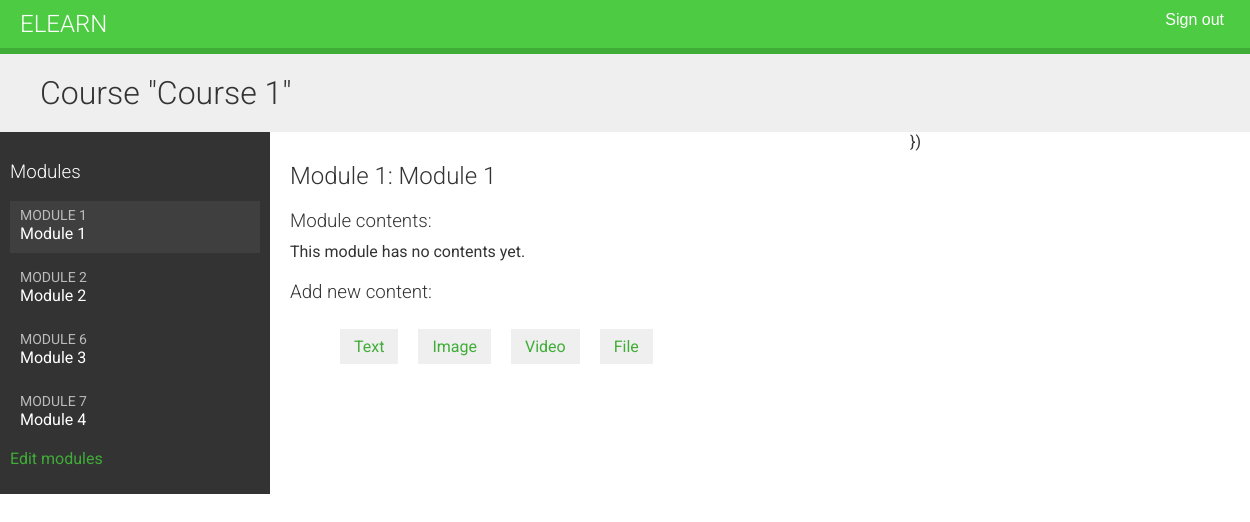
The page /course/module/1/ (signed in) on the database as committed earlier.
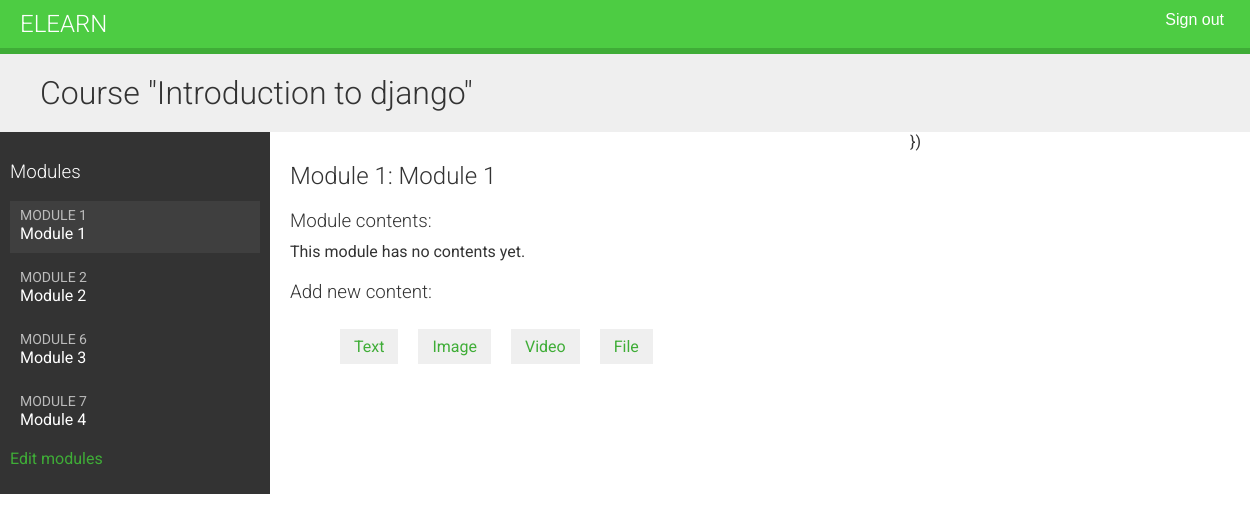
The same page on the database as committed later.
### courses/models.py (models this page shows, shortened)
class Course(models.Model):
    owner = models.ForeignKey(
        User,
        related_name = 'courses_created',
        on_delete = models.CASCADE
    )
    subject = models.ForeignKey(
        Subject,
        related_name = 'courses',
        on_delete = models.CASCADE
    )
    title = models.CharField(max_length = 200)
    slug = models.CharField(max_length = 200, unique = True)
    overview = models.TextField()
    created = models.DateTimeField(auto_now_add = True)
    students = models.ManyToManyField(
        User,
        related_name = 'courses_joined',
        blank = True
    )
    class Meta:
        ordering = ['created']

### courses/views.py (the view)
class ModuleContentListView(TemplateResponseMixin, View):
    template_name = 'courses/manage/module/content_list.html'
    def get(self, request, module_id):
        module = get_object_or_404(
            Module,
            id = module_id,
            course__owner = request.user
        )
        return self.render_to_response({'module': module})

### courses/templates/courses/manage/module/content_list.html (shortened to what this page needs)
{% extends 'base.html' %}
{% load course %}
{% block content %}
    {% with course=module.course %}
    <h1>Course "{{ course.title }}"</h1>
        <div class="contents">
            <h3>Modules</h3>
            <ul id="modules">
                {% for m in course.modules.all %}
                <li data-id="{{ m.id }}"
                {% if m == module %}
                    class="selected"
                {% endif %}>
                <a href="{% url 'module_content_list' m.id %}">
                <span>
                    Module <span class="order">
                        {{ m.order|add:1 }}
                    </span>
                </span>
                <br>
                {{ m.title }}
            </a>
            </li>
                    {% empty %}
                    <li>No modules yet.</li>
                {% endfor %}
            </ul>
            <p><a href="{% url 'course_module_update' course.id %}">
                Edit modules
            </a></p>
        </div>
        <div class="module">
            <h2>Module {{ module.order|add:1 }}: {{ module.title }}</h2>
            <h3>Module contents:</h3>
            <div id="module-contents">
                {% for content in module.contents.all %}
                <div data-id="{{ content.id }}">
                    {% with item=content.item %}
                        <p>{{ item }} ({{ item|model_name }})</p>
                        <a href="{% url 'module_content_update' module.id item|model_name item.id %}">
                            Edit
                        </a>
                        <form action="{% url 'module_content_delete' content.id %}" method="post">
                            <input type="submit" value="Delete">
                            {% csrf_token %}
                        </form>
                    {% endwith %}
                </div>
                {% empty %}
                <p>This module has no contents yet.</p>
                {% endfor %}
            </div>
            <h3>Add new content:</h3>
            <ul class="content-types">
                <li>
                    <a href="{% url 'module_content_create' module.id 'text' %}">
                        Text
                    </a>
                </li>
                <li>
                    <a href="{% url 'module_content_create' module.id 'image' %}">
                        Image
                    </a>
                </li>
                <li>
                    <a href="{% url 'module_content_create' module.id 'video' %}">
                        Video
                    </a>
                </li>
                <li>
                    <a href="{% url 'module_content_create' module.id 'file' %}">
                        File
                    </a>
                </li>
            </ul>
        </div>
    {% endwith %}
{% endblock content %}

Rows that differ between the two databases and show on the page:
changed Course: title "Course 1" → "Introduction to django"
